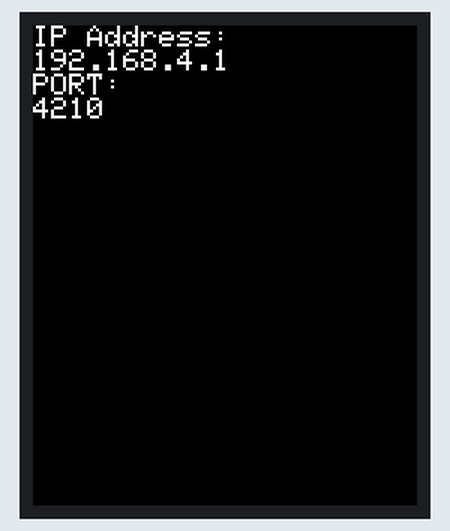
A sketch run on a simulated ESP32. Parts: 128×160 colour display.

Above: at 5.2 s.

The sketch:

project5_1.ino
```cpp
// Include libraries to handle WiFi functions and UDP communications on the ESP32.
#include <cstring>
#include <WiFi.h>
#include <WiFiUDP.h>

// Include libraries for handling graphics on an Adafruit ST7735 TFT display.
#include <Adafruit_GFX.h>     // Core graphics library
#include <Adafruit_ST7735.h>  // Hardware-specific library for ST7735
#include <SPI.h>              // Arduino SPI library

// Pins for the TFT display (CS, RST, DC) are defined for communication setup.
#define TFT_CS 5
#define TFT_RST 27
#define TFT_DC 32

// This line initializes an instance of the Adafruit_ST7735 class,
// configuring it with specific pins for control. It sets up the
// necessary hardware interface pins.
Adafruit_ST7735 tft = Adafruit_ST7735(TFT_CS, TFT_DC, TFT_RST);

// Network credentials for ESP32 Access Point
const char *ssid = "ESP32-Access-Point";
const char *password = "123456789";

// Instance of the WiFiUDP class for handling UDP communications.
WiFiUDP udp;
// UDP port number on which the ESP32 listens.
unsigned int localUdpPort = 4210;
// Buffer to store incoming UDP packets.
char incomingPacket[255];

void setup() {
  // Initializes the display with specific settings.
  tft.initR(INITR_BLACKTAB);
  // Clears the display by filling it with black.
  tft.fillScreen(ST7735_BLACK);
  // Sets the text color to white.
  tft.setTextColor(ST7735_WHITE);
  // Sets the text size.
  tft.setTextSize(1);
  // Positions the cursor at the top-left corner of the display.
  tft.setCursor(0, 0);

  delay(5000);
  // Sets up the serial communication
  Serial.begin(115200);

  // Configures the ESP32 as a WiFi access point with the given SSID and password.
  WiFi.softAP(ssid, password);
  // Begins listening for UDP packets on the specified port.
  udp.begin(localUdpPort);
  // Displays the IP address and port number on the TFT for 5 seconds.
  tft.println("IP Address: ");
  tft.println(WiFi.softAPIP());
  tft.println("PORT: ");
  tft.println(localUdpPort);
  delay(5000);
}

void loop() {
  // Continuously checks for incoming UDP packets.
  int packetSize = udp.parsePacket();
  if (packetSize) {
    // Reads the packet into the buffer and null-terminates it to form a valid string.
    int len = udp.read(incomingPacket, 255);
    if (len > 0) {
      // Null-terminate the string
      incomingPacket[len] = 0;
    }
    // Displays the received message on the TFT screen.
    tft.println(incomingPacket);
  }
}
```
